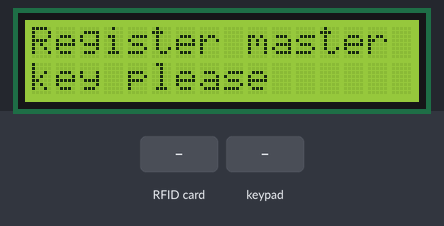
This sketch was run on a simulated Arduino Mega 2560, built with avr-gcc and run on an emulated ATmega2560. Parts: 16×2 character LCD. The inputs (shaded band) are chosen by the test bench. What the sketch prints to the serial monitor is not drawn.

Above: at 3.3 s.
3.4 s: RFID card 5E 7A 19 C4 held to the reader
At 4.0 s:
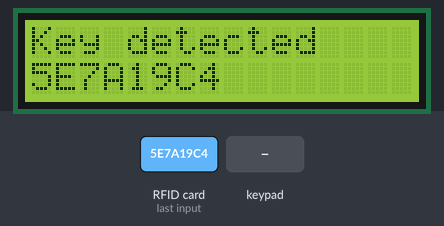
6.4 s: key 'C' pressed
At 8.3 s:
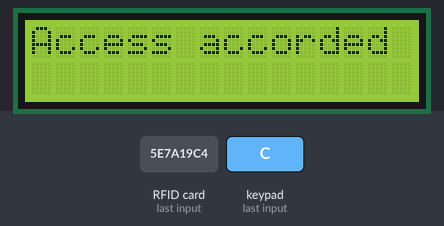
9.4 s: RFID card 5E 7A 19 C4 held to the reader
At 12.2 s:
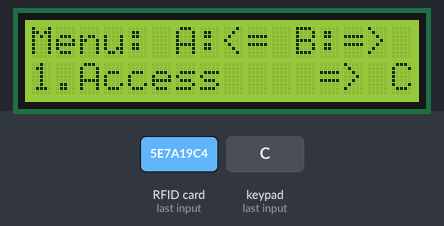
12.4 s: keypad keys 2 2 2 3 2 4 2 5 A pressed 0.4 s apart
At 16.8 s:
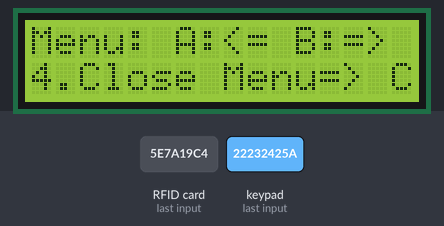
19.0 s: key 'A' pressed
At 20.3 s:
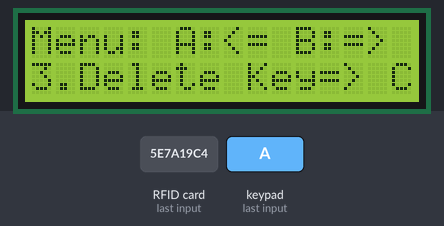
20.6 s: keypad keys 2 6 2 7 2 8 2 9 A pressed 0.4 s apart
At 25.5 s:
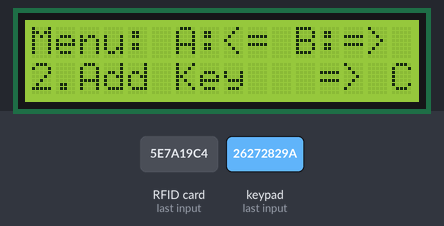
Timing chart, 0 to 26.7 s (numbered marks = the images above; inputs shaded):
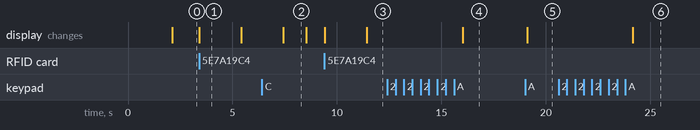

The sketch:

BadgeDetector.ino
```cpp
#include <Keypad.h>
#include <LiquidCrystal.h>
#include <SPI.h>
#include <MFRC522.h>

#define RST_PIN 49 //reset
#define SS_PIN 53 //SDA

const int rs = 12, en = 11, d4 = 4, d5 = 5, d6 = 6, d7 = 7;
LiquidCrystal lcd(rs, en , d4, d5, d6, d7);
MFRC522 mfrc522(SS_PIN, RST_PIN);

MFRC522::Uid uids_masters[10];
int uid_m_size = 0;

MFRC522::Uid uids_user[10];
int uid_u_size = 0;

const byte rows = 4;
const byte cols = 4;
char hexaKeys[rows][cols] =
{
   {'1','2','3','A'},
   {'4','5','6','B'},
   {'7','8','9','C'},
   {'*','0','#','D'}
};

byte rowPins[rows] = {22,23,24,25};
byte colsPins[cols] = {26,27,28,29};

Keypad customKeypad = Keypad(makeKeymap(hexaKeys), rowPins, colsPins, rows, cols);

void setup()
{
  //init RFID
  Serial.begin(9600);
  SPI.begin();
  mfrc522.PCD_Init();

  while(!Serial);

  Serial.println(F("RFID reading UID"));
  //init LCD
  lcd.begin(16, 2);
  lcd.print("Bonjour ;)");
  delay(2000);
}

void loop()
{
  char str_uid[32] = "";
  lcd.clear();
  if(uid_m_size == 0)
  {
    lcd.print("Register master");
    lcd.setCursor(0,1);
    lcd.print("key please");
  }
  if(mfrc522.PICC_IsNewCardPresent())
  {
    if(mfrc522.PICC_ReadCardSerial())
    {
      //print_detected_uid(mfrc522);
      array_to_string(mfrc522.uid.uidByte, 4 , str_uid);

      lcd.clear();
      lcd.setCursor(0,0);
      lcd.print("Key detected");

      lcd.setCursor(0,1);
      lcd.print(str_uid);

      delay(2000);

      if(uid_m_size == 0)
      {
        uids_masters[0] = mfrc522.uid;
        uid_m_size++;
        lcd.clear();
        lcd.print("Master Key");
        lcd.setCursor(0,1);
        lcd.print("resgistered");
        delay(2000);
      }
      bool master = false;
      for(unsigned int i = 0; i < uid_m_size; i++)
      {
        if(compare_uids(uids_masters[i], mfrc522.uid))
        {
          display_menu();
          master = true;
          break;
        }
      }
      if(!master)
      {
        bool access = false;
        for(unsigned int i = 0; i < uid_u_size; i++)
        {
          if(compare_uids(uids_user[i], mfrc522.uid))
          {
            access = true;
            break;
          }
        }
        lcd.clear();
        lcd.setCursor(0,0);

        if(access)
            lcd.print("Access accorded");
        else
            lcd.print("Access blocked");

        delay(1000);
      }
      mfrc522.PICC_HaltA(); //close para el badge
    }
  }
}
void display_menu()
{
  unsigned int menu_size = 4;
  unsigned int menu_page = 0;
  bool loop_menu = true;
  while(loop_menu)
  {
    lcd.clear();
    lcd.setCursor(0,0);
    lcd.print("Menu: A:<= B:=>");
    print_Menu_Page(menu_page);

    char customKey = customKeypad.getKey();
    if(customKey == 'B')
    {
      menu_page++;
      if(menu_page == menu_size)
        menu_page = 0;
    }
    else if(customKey == 'A')
    {
      menu_page--;
      if(menu_page == -1)
        menu_page = menu_size-1;
    }
    else if(customKey == 'C')
    {
      switch(menu_page)
      {
        case 1:
          add_user_uid();
        break;
        case 2:
          delete_key();
        break;
        case 3:
          loop_menu = false;
        break;
        default:
          lcd.clear();
          lcd.setCursor(0,0);
          lcd.print("Access accorded");
          delay(1000);
          loop_menu = false;
        break;
      }
    }
    delay(100);
  }
}
void add_user_uid()
{
  MFRC522 s = mfrc522;
  while(true)
  {
    lcd.clear();
    lcd.setCursor(0,0);
    lcd.print("Waiting for key");
    if(mfrc522.PICC_IsNewCardPresent())
    {
      if(mfrc522.PICC_ReadCardSerial())
      {
        uids_user[uid_u_size++] = mfrc522.uid;
        lcd.clear();
        lcd.setCursor(0,0);
        lcd.print("new key saved");
        delay(2000);
        break;
      }
    }
    delay(500);
  }
  mfrc522.PICC_HaltA();
  mfrc522 = s;
}
void delete_key()
{
  MFRC522 s = mfrc522;
  bool d_loop = true;
  while(d_loop)
  {
    lcd.clear();
    lcd.setCursor(0,0);
    lcd.print("Waiting for key");
    if(mfrc522.PICC_IsNewCardPresent())
    {
      if(mfrc522.PICC_ReadCardSerial())
      {
        for(unsigned int i = 0; i < uid_m_size; i++)
        {
          if(compare_uids(mfrc522.uid, uids_masters[i]))
          {
            for(unsigned int j = i; j < uid_m_size-1; j++)
            {
              uids_masters[j] = uids_masters[j+1];
            }
            uid_m_size--;
            lcd.clear();
            lcd.setCursor(0,0);
            lcd.print("key removed");
            delay(2000);
            d_loop = false;
            break;
          }
        }
        for(unsigned int i = 0; i < uid_u_size; i++)
        {
          if(compare_uids(mfrc522.uid, uids_user[i]))
          {
            for(unsigned int j = i; j < uid_u_size-1; j++)
            {
              uids_user[j] = uids_user[j+1];
            }
            uid_u_size--;
            lcd.clear();
            lcd.setCursor(0,0);
            lcd.print("key removed");
            delay(2000);
            d_loop = false;
            break;
          }
        }
      }
    }
    delay(500);
  }
  mfrc522.PICC_HaltA();
  mfrc522 = s;
}
void print_Menu_Page(unsigned int i)
{
  lcd.setCursor(0,1);
  switch(i)
  {
    case 1:
      lcd.print("2.Add Key");
      lcd.setCursor(12,1);
      lcd.print("=> C");
    break;
    case 2:
      lcd.print("3.Delete Key");
      lcd.setCursor(12,1);
      lcd.print("=> C");
    break;
    case 3:
      lcd.print("4.Close Menu");
      lcd.setCursor(12,1);
      lcd.print("=> C");
    break;
    default:
      lcd.print("1.Access");
      lcd.setCursor(12,1);
      lcd.print("=> C");
    break;
  }
}
bool compare_uids(MFRC522::Uid A, MFRC522::Uid B)
{
  if(A.size != B.size)
    return false;

  for(unsigned int i = 0; i < A.size; i++)
  {
    if(A.uidByte[i] != B.uidByte[i])
      return false;
  }
  return true;
}
void array_to_string(byte array[], unsigned int len, char buffer[])
{
  byte nib1, nib2;
  for(unsigned int i = 0; i < len; i++)
  {
    nib1 = (array[i] >> 4) & 0x0F;
    nib2 = (array[i] >> 0) & 0x0F;
    buffer[i*2+0] = nib1 < 0xA ? '0'+nib1 : 'A'+nib1 -0xA;
    buffer[i*2+1] = nib2 < 0xA ? '0'+nib2 : 'A'+nib2 -0xA;
  }
}
void print_detected_uid(MFRC522 mfrc522)
{
  Serial.print("Tag UID:");
  for(byte i = 0; i < mfrc522.uid.size; i++)
  {
    Serial.print(mfrc522.uid.uidByte[i] < 0x10?" 0":" ");
    Serial.print(mfrc522.uid.uidByte[i], HEX);
  }

  Serial.println();
}
void print_master_uids()
{
  for(int i = 0; i < uid_m_size; i++)
  {
    Serial.print("Uids[");
    Serial.print(i);
    Serial.print("]: ");
    for(byte j = 0; j < 10; j++)
    {
      Serial.print(uids_masters[i].uidByte[j] < 0x10?" 0":" ");
      Serial.print(uids_masters[i].uidByte[j], HEX);
    }
    Serial.println();
  }
}
```

Measured:
- after the input at 3.4 s, the display: changes at once (image 1)
- after the input at 6.4 s, the display: changes after 1.0 s (image 2)
- after the input at 9.4 s, the display: first changes at once (image 3 shows a later state)
- after the input at 12.4 s, the display: changes after 3.6 s (image 4)
- after the input at 19.0 s, the display: changes after 0.11 s (image 5)
- after the input at 20.6 s, the display: changes after 3.5 s (image 6)
- what the display in image 1 shows lasts 2.0 s, from 3.4 s to 5.4 s
